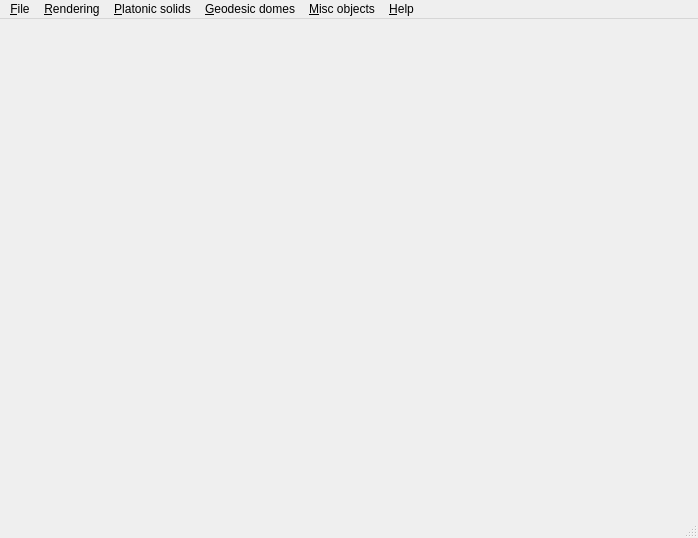
<?xml version="1.0" encoding="UTF-8"?>
<ui version="4.0">
 <class>MainWindow</class>
 <widget class="QMainWindow" name="MainWindow">
  <property name="geometry">
   <rect>
    <x>0</x>
    <y>0</y>
    <width>698</width>
    <height>538</height>
   </rect>
  </property>
  <property name="windowTitle">
   <string>MainWindow</string>
  </property>
  <widget class="QWidget" name="centralwidget"/>
  <widget class="QMenuBar" name="menubar">
   <property name="geometry">
    <rect>
     <x>0</x>
     <y>0</y>
     <width>698</width>
     <height>25</height>
    </rect>
   </property>
   <widget class="QMenu" name="menu_File">
    <property name="title">
     <string>&amp;File</string>
    </property>
    <addaction name="action_Quit"/>
   </widget>
   <widget class="QMenu" name="menu_Objects">
    <property name="title">
     <string>&amp;Misc objects</string>
    </property>
    <addaction name="action_Sphere"/>
    <addaction name="action_Lot_of_Tetras"/>
    <addaction name="action_Torus"/>
    <addaction name="action_Torus2"/>
    <addaction name="actionTruncated_Icosahedron"/>
   </widget>
   <widget class="QMenu" name="menu_Help">
    <property name="title">
     <string>&amp;Help</string>
    </property>
    <addaction name="action_About"/>
   </widget>
   <widget class="QMenu" name="menu_Platonic_solids_2">
    <property name="title">
     <string>&amp;Platonic solids</string>
    </property>
    <addaction name="action_Tetrahedron"/>
    <addaction name="action_Cube"/>
    <addaction name="action_CubeQuad"/>
    <addaction name="action_Octahedron"/>
    <addaction name="action_Dodecahedron"/>
    <addaction name="action_Icosahedron"/>
   </widget>
   <widget class="QMenu" name="menu_Geodesic_domes_2">
    <property name="title">
     <string>&amp;Geodesic domes</string>
    </property>
    <addaction name="actionFrom_Tetrahedron_2"/>
    <addaction name="actionFrom_Tetrahedron_4"/>
    <addaction name="actionFrom_Octahedron_2"/>
    <addaction name="actionFrom_Octahedron_4"/>
    <addaction name="actionFrom_Icosahedron_2"/>
    <addaction name="actionFrom_Icosahedron_4"/>
   </widget>
   <widget class="QMenu" name="menu_Rendering">
    <property name="title">
     <string>&amp;Rendering</string>
    </property>
    <addaction name="actionDisplay_edges"/>
    <addaction name="action_Color_mode"/>
    <addaction name="actionInteractive"/>
    <addaction name="separator"/>
    <addaction name="actionZoom_In"/>
    <addaction name="actionZoom_Out"/>
   </widget>
   <addaction name="menu_File"/>
   <addaction name="menu_Rendering"/>
   <addaction name="menu_Platonic_solids_2"/>
   <addaction name="menu_Geodesic_domes_2"/>
   <addaction name="menu_Objects"/>
   <addaction name="menu_Help"/>
  </widget>
  <widget class="QStatusBar" name="statusbar"/>
  <action name="action_About">
   <property name="text">
    <string>&amp;About...</string>
   </property>
   <property name="toolTip">
    <string>Display the application about box</string>
   </property>
  </action>
  <action name="action_Quit">
   <property name="text">
    <string>&amp;Quit</string>
   </property>
   <property name="toolTip">
    <string>Quit the application</string>
   </property>
   <property name="shortcut">
    <string>Ctrl+Q</string>
   </property>
  </action>
  <action name="actionFrom_Icosahedron_2">
   <property name="text">
    <string>from &amp;Icosahedron(2)</string>
   </property>
   <property name="toolTip">
    <string>from Icosahedron(2)</string>
   </property>
  </action>
  <action name="action_Icosahedron">
   <property name="text">
    <string>&amp;Icosahedron</string>
   </property>
  </action>
  <action name="action_Tetrahedron">
   <property name="text">
    <string>&amp;Tetrahedron</string>
   </property>
  </action>
  <action name="action_Cube">
   <property name="text">
    <string>&amp;Cube</string>
   </property>
  </action>
  <action name="action_CubeQuad">
   <property name="text">
    <string>&amp;CubeQuad</string>
   </property>
  </action>
  <action name="action_Lot_of_Tetras">
   <property name="text">
    <string>&amp;Lot of Tetras</string>
   </property>
  </action>
  <action name="action_Torus">
   <property name="text">
    <string>&amp;Torus</string>
   </property>
  </action>
  <action name="action_Torus2">
   <property name="text">
    <string>&amp;Torus2</string>
   </property>
  </action>
  <action name="action_Dodecahedron">
   <property name="text">
    <string>&amp;Dodecahedron</string>
   </property>
  </action>
  <action name="actionFrom_Icosahedron_4">
   <property name="text">
    <string>from I&amp;cosahedron(4)</string>
   </property>
   <property name="toolTip">
    <string>from Icosahedron(4)</string>
   </property>
  </action>
  <action name="action_Sphere">
   <property name="text">
    <string>&amp;Sphere</string>
   </property>
  </action>
  <action name="actionFrom_Tetrahedron_2">
   <property name="text">
    <string>from &amp;Tetrahedron(2)</string>
   </property>
  </action>
  <action name="actionFrom_Tetrahedron_4">
   <property name="text">
    <string>from T&amp;etrahedron(4)</string>
   </property>
  </action>
  <action name="action_Octahedron">
   <property name="text">
    <string>&amp;Octahedron</string>
   </property>
  </action>
  <action name="actionFrom_Octahedron_2">
   <property name="text">
    <string>from &amp;Octahedron(2)</string>
   </property>
  </action>
  <action name="actionFrom_Octahedron_4">
   <property name="text">
    <string>from O&amp;ctahedron(4)</string>
   </property>
   <property name="toolTip">
    <string>from Octahedron(4)</string>
   </property>
  </action>
  <action name="actionTruncated_Icosahedron">
   <property name="text">
    <string>Truncated Icosahedron (soccer &amp;ball)</string>
   </property>
  </action>
  <action name="actionDisplay_edges">
   <property name="checkable">
    <bool>true</bool>
   </property>
   <property name="text">
    <string>Display &amp;edges</string>
   </property>
   <property name="shortcut">
    <string>E</string>
   </property>
  </action>
  <action name="action_Color_mode">
   <property name="text">
    <string>&amp;Color mode</string>
   </property>
   <property name="shortcut">
    <string>C</string>
   </property>
  </action>
  <action name="actionZoom_In">
   <property name="text">
    <string>Zoom &amp;In</string>
   </property>
   <property name="shortcut">
    <string>PgUp</string>
   </property>
  </action>
  <action name="actionZoom_Out">
   <property name="text">
    <string>Zoom &amp;Out</string>
   </property>
   <property name="shortcut">
    <string>PgDown</string>
   </property>
  </action>
  <action name="actionInteractive">
   <property name="checkable">
    <bool>true</bool>
   </property>
   <property name="text">
    <string>Interactive</string>
   </property>
   <property name="shortcut">
    <string>Space</string>
   </property>
  </action>
 </widget>
 <resources/>
 <connections/>
</ui>
